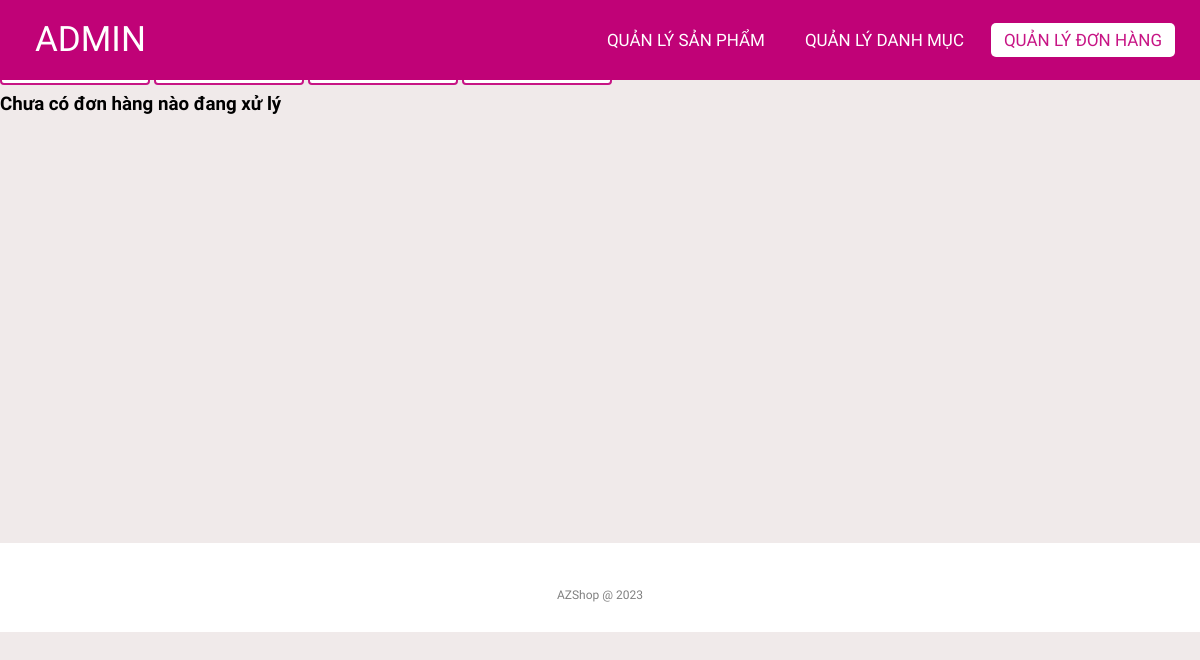
Page /admin/orderlist.php (signed in) on the earlier database version.
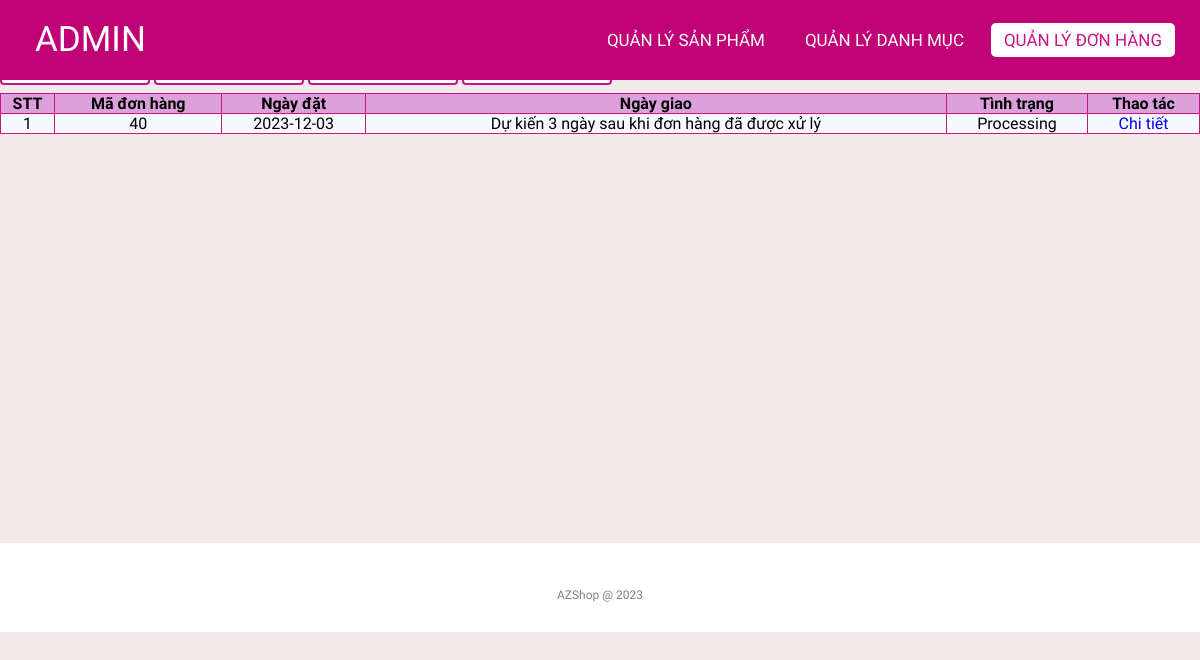
Same page on the later database version.
### tables this page shows
CREATE TABLE `orders` (
  `id` int NOT NULL,
  `userId` int NOT NULL,
  `createdDate` date NOT NULL,
  `receivedDate` date DEFAULT NULL,
  `status` varchar(20) NOT NULL
);

### lib/database.php (called while the page is built, shortened)
<?php
class Database extends PDO
{
  public $host   = DB_HOST;
  public $user   = DB_USER;
  public $pass   = DB_PASS;
  public $dbname = DB_NAME;
  public $link;
  private function connectDB()
  {
    $this->link = new mysqli(
      $this->host,
      $this->user,
      $this->pass,
      $this->dbname
    );
  }
  public function select($query)
  {
    $result = $this->link->query($query);
    if ($result->num_rows > 0) {
      return $result;
    } else {
      return false;
    }
  }
}

### classes/order.php (called while the page is built, shortened)
<?php
$filepath = realpath(dirname(__FILE__));
include_once($filepath . '/../lib/database.php');
?>
<?php
class order
{
    private $db;
    public function __construct()
    {
        $this->db = new Database();
    }
    public function getProcessingOrder()
    {
        $query = "SELECT * FROM orders WHERE status = 'Processing'";
        $mysqli_result = $this->db->select($query);
        if ($mysqli_result) {
            $result = mysqli_fetch_all($this->db->select($query), MYSQLI_ASSOC);
            return $result;
        }
        return false;
    }
}
?>

### admin/orderlist.php (the view, shortened to what this page needs)
<?php
include '../classes/order.php';
$order = new order();
$processingOrderList = $order->getProcessingOrder();
?>
<!DOCTYPE html>
<html lang="en">
<head>
    <link rel="stylesheet" href="css/style.css">
    <link rel="stylesheet" href="https://cdnjs.cloudflare.com/ajax/libs/font-awesome/5.15.4/css/all.min.css">
</head>
<body>
    <nav>
        <label class="logo">ADMIN</label>
        <ul>
            <li><a href="productlist.php">Quản lý Sản phẩm</a></li>
            <li><a href="categoriesList.php">Quản lý Danh mục</a></li>
            <li><a href="orderlist.php" class="active">Quản lý Đơn hàng</a></li>
        </ul>
    </nav>
    <div class="container">
        <div class="tab">
            <button class="tablinks" onclick="openTab(event, 'Processing')">Đang xử lý</button>
            <button class="tablinks" onclick="openTab(event, 'Processed')">Đã xử lý</button>
            <button class="tablinks" onclick="openTab(event, 'Delivering')">Đang giao hàng</button>
            <button class="tablinks" onclick="openTab(event, 'Complete')">Đã hoàn thành</button>
        </div>
        <div id="Processing" class="tabcontent">
            <?php
            if ($processingOrderList) { ?>
                <table class="list">
                    <tr>
                        <th>STT</th>
                        <th>Mã đơn hàng</th>
                        <th>Ngày đặt</th>
                        <th>Ngày giao</th>
                        <th>Tình trạng</th>
                        <th>Thao tác</th>
                    </tr>
                    <?php $count = 1;
                    foreach ($processingOrderList as $key => $value) { ?>
                        <tr>
                            <td><?= $count++ ?></td>
                            <td><?= $value['id'] ?></td>
                            <td><?= $value['createdDate'] ?></td>
                            <td><?= ($value['status'] != "Processing") ? $value['receivedDate'] : "Dự kiến 3 ngày sau khi đơn hàng đã được xử lý" ?> </td>
                            <td><?= $value['status'] ?></td>
                            <td>
                                <a href="orderlistdetail.php?orderId=<?= $value['id'] ?>">Chi tiết</a>
                            </td>
                        </tr>
                    <?php }
                    ?>
                </table>
            <?php } else { ?>
                <h3>Chưa có đơn hàng nào đang xử lý</h3>
            <?php }
            ?>
        </div>
    </div>
    <footer>
        <p class="copyright">AZShop @ 2023</p>
    </footer>
</body>
</html>

Differences in the rows shown:
now on this page (row edited): orders: id "40", createdDate "2023-12-03", shows "Dự kiến 3 ngày sau khi đơn hàng đã được xử lý", status "Processing"
Other differences:
text no longer shown: "Chưa có đơn hàng nào đang xử lý"
text now shown: "STT Mã đơn hàng Ngày đặt Ngày giao Tình trạng Thao tác"
